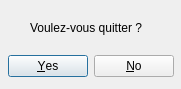
<?xml version="1.0" encoding="UTF-8"?>
<ui version="4.0">
 <class>Dialog_Quit</class>
 <widget class="QDialog" name="Dialog_Quit">
  <property name="windowModality">
   <enum>Qt::NonModal</enum>
  </property>
  <property name="geometry">
   <rect>
    <x>0</x>
    <y>0</y>
    <width>181</width>
    <height>89</height>
   </rect>
  </property>
  <property name="windowTitle">
   <string>Fermeture</string>
  </property>
  <property name="locale">
   <locale language="French" country="France"/>
  </property>
  <widget class="QDialogButtonBox" name="btn_quit">
   <property name="geometry">
    <rect>
     <x>-20</x>
     <y>50</y>
     <width>221</width>
     <height>32</height>
    </rect>
   </property>
   <property name="cursor">
    <cursorShape>WaitCursor</cursorShape>
   </property>
   <property name="toolTipDuration">
    <number>-3</number>
   </property>
   <property name="locale">
    <locale language="French" country="France"/>
   </property>
   <property name="orientation">
    <enum>Qt::Horizontal</enum>
   </property>
   <property name="standardButtons">
    <set>QDialogButtonBox::No|QDialogButtonBox::Yes</set>
   </property>
   <property name="centerButtons">
    <bool>true</bool>
   </property>
  </widget>
  <widget class="QLabel" name="lbl_quit">
   <property name="geometry">
    <rect>
     <x>30</x>
     <y>20</y>
     <width>131</width>
     <height>16</height>
    </rect>
   </property>
   <property name="text">
    <string>Voulez-vous quitter ?</string>
   </property>
  </widget>
 </widget>
 <resources/>
 <connections>
  <connection>
   <sender>btn_quit</sender>
   <signal>accepted()</signal>
   <receiver>Dialog_Quit</receiver>
   <slot>accept()</slot>
   <hints>
    <hint type="sourcelabel">
     <x>248</x>
     <y>254</y>
    </hint>
    <hint type="destinationlabel">
     <x>157</x>
     <y>274</y>
    </hint>
   </hints>
  </connection>
  <connection>
   <sender>btn_quit</sender>
   <signal>rejected()</signal>
   <receiver>Dialog_Quit</receiver>
   <slot>reject()</slot>
   <hints>
    <hint type="sourcelabel">
     <x>316</x>
     <y>260</y>
    </hint>
    <hint type="destinationlabel">
     <x>286</x>
     <y>274</y>
    </hint>
   </hints>
  </connection>
 </connections>
</ui>
